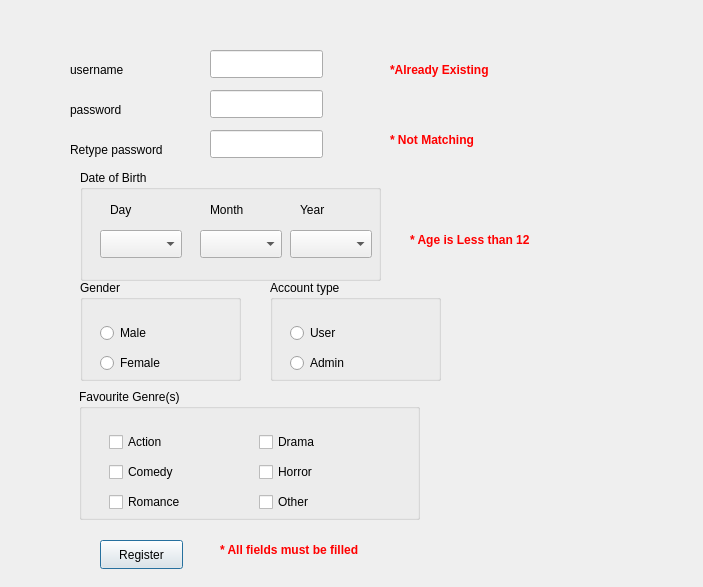
<?xml version="1.0" encoding="UTF-8"?>
<ui version="4.0">
 <class>ResgisterWindow</class>
 <widget class="QDialog" name="ResgisterWindow">
  <property name="geometry">
   <rect>
    <x>0</x>
    <y>0</y>
    <width>703</width>
    <height>587</height>
   </rect>
  </property>
  <property name="windowTitle">
   <string>Dialog</string>
  </property>
  <widget class="QLabel" name="label">
   <property name="geometry">
    <rect>
     <x>70</x>
     <y>60</y>
     <width>63</width>
     <height>20</height>
    </rect>
   </property>
   <property name="text">
    <string>username</string>
   </property>
  </widget>
  <widget class="QLabel" name="label_2">
   <property name="geometry">
    <rect>
     <x>70</x>
     <y>100</y>
     <width>63</width>
     <height>20</height>
    </rect>
   </property>
   <property name="text">
    <string>password</string>
   </property>
  </widget>
  <widget class="QLabel" name="label_3">
   <property name="geometry">
    <rect>
     <x>70</x>
     <y>140</y>
     <width>131</width>
     <height>20</height>
    </rect>
   </property>
   <property name="text">
    <string>Retype password</string>
   </property>
  </widget>
  <widget class="QLineEdit" name="lineEdit">
   <property name="geometry">
    <rect>
     <x>210</x>
     <y>50</y>
     <width>113</width>
     <height>28</height>
    </rect>
   </property>
  </widget>
  <widget class="QLineEdit" name="lineEdit_2">
   <property name="geometry">
    <rect>
     <x>210</x>
     <y>90</y>
     <width>113</width>
     <height>28</height>
    </rect>
   </property>
   <property name="echoMode">
    <enum>QLineEdit::Password</enum>
   </property>
  </widget>
  <widget class="QLineEdit" name="lineEdit_3">
   <property name="geometry">
    <rect>
     <x>210</x>
     <y>130</y>
     <width>113</width>
     <height>28</height>
    </rect>
   </property>
   <property name="echoMode">
    <enum>QLineEdit::Password</enum>
   </property>
  </widget>
  <widget class="QLabel" name="label_4">
   <property name="geometry">
    <rect>
     <x>390</x>
     <y>60</y>
     <width>121</width>
     <height>20</height>
    </rect>
   </property>
   <property name="text">
    <string>&lt;html&gt;&lt;head/&gt;&lt;body&gt;&lt;p&gt;&lt;span style=&quot; font-weight:700; color:#ff0000;&quot;&gt;*Already Existing&lt;/span&gt;&lt;/p&gt;&lt;/body&gt;&lt;/html&gt;</string>
   </property>
  </widget>
  <widget class="QLabel" name="label_5">
   <property name="geometry">
    <rect>
     <x>390</x>
     <y>130</y>
     <width>141</width>
     <height>20</height>
    </rect>
   </property>
   <property name="text">
    <string>&lt;html&gt;&lt;head/&gt;&lt;body&gt;&lt;p&gt;&lt;span style=&quot; font-weight:700; color:#ff0000;&quot;&gt;* Not Matching&lt;/span&gt;&lt;/p&gt;&lt;/body&gt;&lt;/html&gt;</string>
   </property>
  </widget>
  <widget class="QGroupBox" name="groupBox">
   <property name="geometry">
    <rect>
     <x>80</x>
     <y>170</y>
     <width>301</width>
     <height>111</height>
    </rect>
   </property>
   <property name="title">
    <string>Date of Birth</string>
   </property>
   <widget class="QComboBox" name="comboBox">
    <property name="geometry">
     <rect>
      <x>20</x>
      <y>60</y>
      <width>82</width>
      <height>28</height>
     </rect>
    </property>
   </widget>
   <widget class="QComboBox" name="comboBox_2">
    <property name="geometry">
     <rect>
      <x>120</x>
      <y>60</y>
      <width>82</width>
      <height>28</height>
     </rect>
    </property>
   </widget>
   <widget class="QComboBox" name="comboBox_3">
    <property name="geometry">
     <rect>
      <x>210</x>
      <y>60</y>
      <width>82</width>
      <height>28</height>
     </rect>
    </property>
   </widget>
   <widget class="QLabel" name="label_6">
    <property name="geometry">
     <rect>
      <x>30</x>
      <y>30</y>
      <width>63</width>
      <height>20</height>
     </rect>
    </property>
    <property name="text">
     <string>Day</string>
    </property>
   </widget>
   <widget class="QLabel" name="label_7">
    <property name="geometry">
     <rect>
      <x>130</x>
      <y>30</y>
      <width>63</width>
      <height>20</height>
     </rect>
    </property>
    <property name="text">
     <string>Month</string>
    </property>
   </widget>
   <widget class="QLabel" name="label_8">
    <property name="geometry">
     <rect>
      <x>220</x>
      <y>30</y>
      <width>63</width>
      <height>20</height>
     </rect>
    </property>
    <property name="text">
     <string>Year</string>
    </property>
   </widget>
  </widget>
  <widget class="QGroupBox" name="groupBox_2">
   <property name="geometry">
    <rect>
     <x>80</x>
     <y>280</y>
     <width>161</width>
     <height>101</height>
    </rect>
   </property>
   <property name="title">
    <string>Gender</string>
   </property>
   <widget class="QRadioButton" name="radioButton">
    <property name="geometry">
     <rect>
      <x>20</x>
      <y>40</y>
      <width>112</width>
      <height>26</height>
     </rect>
    </property>
    <property name="text">
     <string>Male</string>
    </property>
   </widget>
   <widget class="QRadioButton" name="radioButton_2">
    <property name="geometry">
     <rect>
      <x>20</x>
      <y>70</y>
      <width>112</width>
      <height>26</height>
     </rect>
    </property>
    <property name="text">
     <string>Female</string>
    </property>
   </widget>
  </widget>
  <widget class="QGroupBox" name="groupBox_3">
   <property name="geometry">
    <rect>
     <x>270</x>
     <y>280</y>
     <width>171</width>
     <height>101</height>
    </rect>
   </property>
   <property name="title">
    <string>Account type</string>
   </property>
   <widget class="QRadioButton" name="radioButton_3">
    <property name="geometry">
     <rect>
      <x>20</x>
      <y>40</y>
      <width>112</width>
      <height>26</height>
     </rect>
    </property>
    <property name="text">
     <string>User</string>
    </property>
   </widget>
   <widget class="QRadioButton" name="radioButton_4">
    <property name="geometry">
     <rect>
      <x>20</x>
      <y>70</y>
      <width>112</width>
      <height>26</height>
     </rect>
    </property>
    <property name="text">
     <string>Admin</string>
    </property>
   </widget>
  </widget>
  <widget class="QGroupBox" name="groupBox_4">
   <property name="geometry">
    <rect>
     <x>79</x>
     <y>389</y>
     <width>341</width>
     <height>131</height>
    </rect>
   </property>
   <property name="title">
    <string>Favourite Genre(s)</string>
   </property>
   <widget class="QCheckBox" name="checkBox">
    <property name="geometry">
     <rect>
      <x>30</x>
      <y>40</y>
      <width>93</width>
      <height>26</height>
     </rect>
    </property>
    <property name="text">
     <string>Action</string>
    </property>
   </widget>
   <widget class="QCheckBox" name="checkBox_2">
    <property name="geometry">
     <rect>
      <x>180</x>
      <y>100</y>
      <width>93</width>
      <height>26</height>
     </rect>
    </property>
    <property name="text">
     <string>Other</string>
    </property>
   </widget>
   <widget class="QCheckBox" name="checkBox_3">
    <property name="geometry">
     <rect>
      <x>30</x>
      <y>70</y>
      <width>93</width>
      <height>26</height>
     </rect>
    </property>
    <property name="text">
     <string>Comedy</string>
    </property>
   </widget>
   <widget class="QCheckBox" name="checkBox_4">
    <property name="geometry">
     <rect>
      <x>180</x>
      <y>70</y>
      <width>93</width>
      <height>26</height>
     </rect>
    </property>
    <property name="text">
     <string>Horror</string>
    </property>
   </widget>
   <widget class="QCheckBox" name="checkBox_5">
    <property name="geometry">
     <rect>
      <x>180</x>
      <y>40</y>
      <width>93</width>
      <height>26</height>
     </rect>
    </property>
    <property name="text">
     <string>Drama</string>
    </property>
   </widget>
   <widget class="QCheckBox" name="checkBox_6">
    <property name="geometry">
     <rect>
      <x>30</x>
      <y>100</y>
      <width>93</width>
      <height>26</height>
     </rect>
    </property>
    <property name="text">
     <string>Romance</string>
    </property>
   </widget>
  </widget>
  <widget class="QPushButton" name="pushButton">
   <property name="geometry">
    <rect>
     <x>100</x>
     <y>540</y>
     <width>83</width>
     <height>29</height>
    </rect>
   </property>
   <property name="text">
    <string>Register</string>
   </property>
  </widget>
  <widget class="QLabel" name="label_9">
   <property name="geometry">
    <rect>
     <x>220</x>
     <y>540</y>
     <width>181</width>
     <height>20</height>
    </rect>
   </property>
   <property name="text">
    <string>&lt;html&gt;&lt;head/&gt;&lt;body&gt;&lt;p&gt;&lt;span style=&quot; font-weight:700; color:#ff0000;&quot;&gt;* All fields must be filled&lt;/span&gt;&lt;/p&gt;&lt;/body&gt;&lt;/html&gt;</string>
   </property>
  </widget>
  <widget class="QLabel" name="label_10">
   <property name="geometry">
    <rect>
     <x>410</x>
     <y>230</y>
     <width>141</width>
     <height>20</height>
    </rect>
   </property>
   <property name="text">
    <string>&lt;html&gt;&lt;head/&gt;&lt;body&gt;&lt;p&gt;&lt;span style=&quot; font-weight:700; color:#ff0000;&quot;&gt;* Age is Less than 12&lt;/span&gt;&lt;/p&gt;&lt;/body&gt;&lt;/html&gt;</string>
   </property>
  </widget>
 </widget>
 <resources/>
 <connections/>
</ui>
